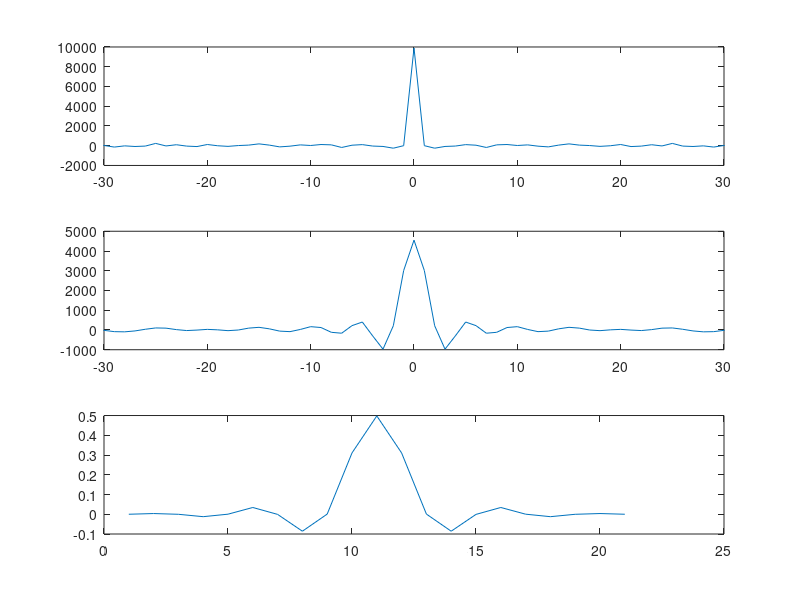

This figure's MATLAB source:
%Autocorrelation of white noise
clc
clear all
close all
w=randn(1,10000); %10,000 samples of white noise
[p,q]=xcorr(w); %ACF of white noise
% plot(q,p)
h=fir1(20,0.5,'low');  %LPF
y=conv(w,h);
[p1,q1]=xcorr(y);
subplot(3,1,1),
plot(q,p),xlim([-30,30])
subplot(3,1,2),
plot(q1,p1),xlim([-30,30]),
subplot(3,1,3),plot(impz(h))
